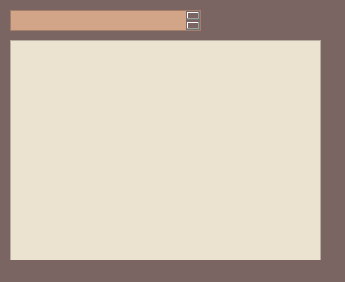
<?xml version="1.0" encoding="UTF-8"?>
<ui version="4.0">
 <class>Thesaurus</class>
 <widget class="QMainWindow" name="Thesaurus">
  <property name="geometry">
   <rect>
    <x>0</x>
    <y>0</y>
    <width>345</width>
    <height>282</height>
   </rect>
  </property>
  <property name="windowTitle">
   <string>MainWindow</string>
  </property>
  <property name="styleSheet">
   <string notr="true">background-color: #7A6563;</string>
  </property>
  <widget class="QWidget" name="centralwidget">
   <widget class="QListWidget" name="listWidget">
    <property name="geometry">
     <rect>
      <x>10</x>
      <y>40</y>
      <width>311</width>
      <height>231</height>
     </rect>
    </property>
    <property name="styleSheet">
     <string notr="true">background-color: rgb(236, 226, 208);</string>
    </property>
   </widget>
   <widget class="QTextEdit" name="textEdit">
    <property name="geometry">
     <rect>
      <x>10</x>
      <y>10</y>
      <width>191</width>
      <height>21</height>
     </rect>
    </property>
    <property name="styleSheet">
     <string notr="true">background-color: rgb(211, 165, 136);

font: 11pt &quot;Sylfaen&quot;;</string>
    </property>
   </widget>
  </widget>
  <widget class="QStatusBar" name="statusbar"/>
 </widget>
 <resources/>
 <connections/>
</ui>
